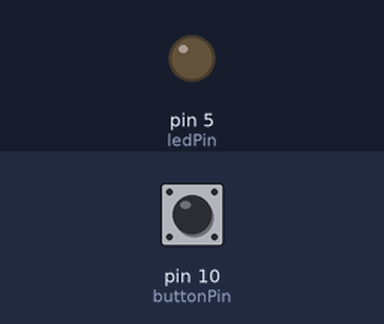
This sketch was run on a simulated Arduino Uno, built with avr-gcc and run on an emulated ATmega328P. On the bench: output pins drawn as LEDs (lit = HIGH). Inputs (shaded band) come from the test bench; at power-on: pin 10 (buttonPin) LOW.

Above: at 1.2 s.
1.3 s: pin 10 (buttonPin) pulled HIGH for 0.15 s
At 1.37 s:
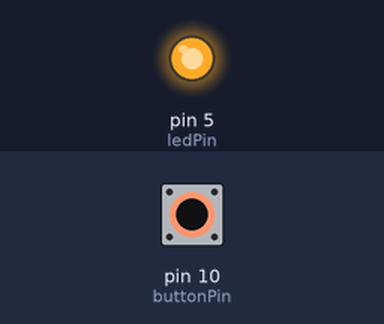
2.9 s: pin 10 (buttonPin) pulled HIGH for 3.2 s
At 6.4 s:
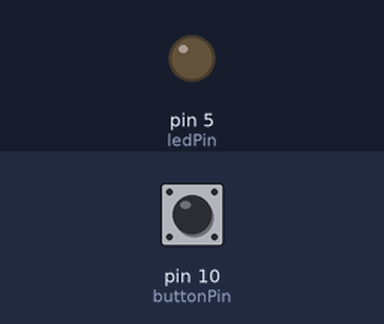
Timing chart, 0 to 7.9 s (numbered marks = the images above; inputs shaded):
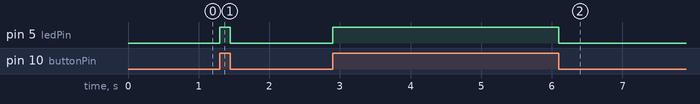

The sketch:

ExerciseB_ButtonLED.ino.ino
```cpp
const int buttonPin = 10;  // Pushbutton input pin
const int ledPin = 5;      // External LED output pin

void setup() {
  pinMode(buttonPin, INPUT);
  pinMode(ledPin, OUTPUT);
}

void loop() {
  int buttonState = digitalRead(buttonPin);

  if (buttonState == HIGH) {
    digitalWrite(ledPin, HIGH);  // Button pressed: LED on
  }
  else {
    digitalWrite(ledPin, LOW);   // Button released: LED off
  }
}
```

Measured:
- after the input at 1.3 s, pin 5 (ledPin): LOW → HIGH at once, → LOW 0.15 s later
- after the input at 2.9 s, pin 5 (ledPin): LOW → HIGH at once, → LOW 3.2 s later
